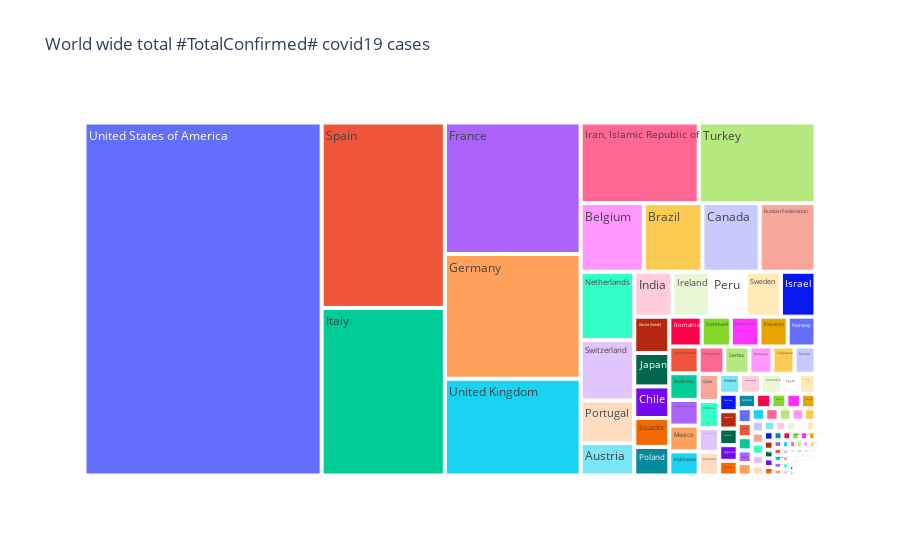

This figure's notebook cell:
### Code cell
df= pd.read_csv("outputbyJSON.csv",encoding='ISO-8859-1')
fig = px.treemap(df, path=['Country'], values=df['TotalConfirmed'],
                  title="World wide total #TotalConfirmed# covid19 cases ",
                  color_continuous_scale='RdBu',
                 )
fig.show()

### Figure 1 — Plotly figure (JSON) as saved in the notebook; plotly's stock layout.template omitted (floating-point values rounded to 4 significant figures; data arrays with more than 128 entries replaced by an {"elided": "..."} marker saying what was removed)
{"data": [{"branchvalues": "total", "domain": {"x": [0, 1], "y": [0, 1]}, "hovertemplate": "labels=%{label}<br>TotalConfirmed=%{value}<br>parent=%{parent}<br>id=%{id}<extra></extra>", "ids": {"elided": "247 str values"}, "labels": {"elided": "247 str values"}, "name": "", "parents": {"elided": "247 str values"}, "type": "treemap", "values": {"elided": "247 int values"}}], "layout": {"legend": {"tracegroupgap": 0}, "title": {"text": "World wide total #TotalConfirmed# covid19 cases "}}}
